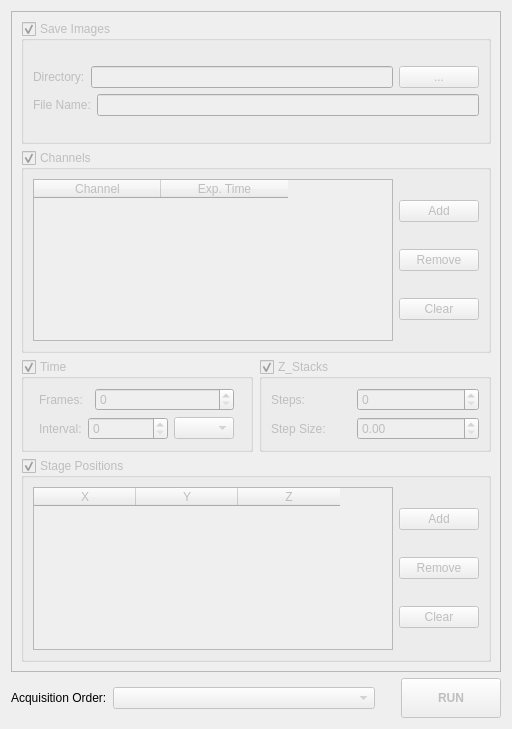
<?xml version="1.0" encoding="UTF-8"?>
<ui version="4.0">
 <class>Form</class>
 <widget class="QWidget" name="Form">
  <property name="geometry">
   <rect>
    <x>0</x>
    <y>0</y>
    <width>512</width>
    <height>729</height>
   </rect>
  </property>
  <property name="windowTitle">
   <string>Form</string>
  </property>
  <layout class="QGridLayout" name="gridLayout_17">
   <item row="0" column="0">
    <widget class="QScrollArea" name="scrollArea">
     <property name="widgetResizable">
      <bool>true</bool>
     </property>
     <widget class="QWidget" name="scrollAreaWidgetContents">
      <property name="geometry">
       <rect>
        <x>0</x>
        <y>0</y>
        <width>486</width>
        <height>651</height>
       </rect>
      </property>
      <layout class="QGridLayout" name="gridLayout_15">
       <item row="0" column="0">
        <layout class="QGridLayout" name="gridLayout_13">
         <item row="0" column="0">
          <widget class="QGroupBox" name="save_groupBox">
           <property name="enabled">
            <bool>false</bool>
           </property>
           <property name="minimumSize">
            <size>
             <width>0</width>
             <height>123</height>
            </size>
           </property>
           <property name="title">
            <string>Save Images</string>
           </property>
           <property name="checkable">
            <bool>true</bool>
           </property>
           <layout class="QGridLayout" name="gridLayout_14">
            <item row="0" column="0">
             <layout class="QGridLayout" name="gridLayout">
              <item row="1" column="0">
               <layout class="QHBoxLayout" name="horizontalLayout_2">
                <item>
                 <widget class="QLabel" name="label_2">
                  <property name="text">
                   <string>File Name:</string>
                  </property>
                 </widget>
                </item>
                <item>
                 <widget class="QLineEdit" name="fname_lineEdit"/>
                </item>
               </layout>
              </item>
              <item row="0" column="0">
               <layout class="QHBoxLayout" name="horizontalLayout">
                <item>
                 <widget class="QLabel" name="label">
                  <property name="text">
                   <string>Directory:</string>
                  </property>
                 </widget>
                </item>
                <item>
                 <widget class="QLineEdit" name="dir_lineEdit">
                  <property name="readOnly">
                   <bool>true</bool>
                  </property>
                 </widget>
                </item>
                <item>
                 <widget class="QPushButton" name="browse_save_Button">
                  <property name="text">
                   <string>...</string>
                  </property>
                 </widget>
                </item>
               </layout>
              </item>
             </layout>
            </item>
           </layout>
          </widget>
         </item>
         <item row="1" column="0">
          <widget class="QGroupBox" name="channel_groupBox">
           <property name="enabled">
            <bool>false</bool>
           </property>
           <property name="title">
            <string>Channels</string>
           </property>
           <property name="checkable">
            <bool>true</bool>
           </property>
           <layout class="QGridLayout" name="gridLayout_7">
            <item row="0" column="0">
             <layout class="QGridLayout" name="gridLayout_2">
              <item row="0" column="0">
               <widget class="QTableWidget" name="channel_tableWidget">
                <property name="columnCount">
                 <number>2</number>
                </property>
                <attribute name="horizontalHeaderDefaultSectionSize">
                 <number>127</number>
                </attribute>
                <attribute name="verticalHeaderVisible">
                 <bool>false</bool>
                </attribute>
                <column>
                 <property name="text">
                  <string>Channel</string>
                 </property>
                </column>
                <column>
                 <property name="text">
                  <string>Exp. Time</string>
                 </property>
                </column>
               </widget>
              </item>
              <item row="0" column="1">
               <layout class="QVBoxLayout" name="verticalLayout">
                <item>
                 <widget class="QPushButton" name="add_ch_Button">
                  <property name="text">
                   <string>Add</string>
                  </property>
                 </widget>
                </item>
                <item>
                 <widget class="QPushButton" name="remove_ch_Button">
                  <property name="text">
                   <string>Remove</string>
                  </property>
                 </widget>
                </item>
                <item>
                 <widget class="QPushButton" name="clear_ch_Button">
                  <property name="text">
                   <string>Clear</string>
                  </property>
                 </widget>
                </item>
               </layout>
              </item>
             </layout>
            </item>
           </layout>
          </widget>
         </item>
         <item row="2" column="0">
          <layout class="QGridLayout" name="gridLayout_10">
           <item row="0" column="1">
            <widget class="QGroupBox" name="stack_groupBox">
             <property name="enabled">
              <bool>false</bool>
             </property>
             <property name="title">
              <string>Z_Stacks</string>
             </property>
             <property name="checkable">
              <bool>true</bool>
             </property>
             <layout class="QGridLayout" name="gridLayout_9">
              <item row="0" column="0">
               <layout class="QGridLayout" name="gridLayout_6">
                <item row="0" column="0">
                 <layout class="QHBoxLayout" name="horizontalLayout_3">
                  <item>
                   <widget class="QLabel" name="label_8">
                    <property name="sizePolicy">
                     <sizepolicy hsizetype="Preferred" vsizetype="Preferred">
                      <horstretch>0</horstretch>
                      <verstretch>0</verstretch>
                     </sizepolicy>
                    </property>
                    <property name="maximumSize">
                     <size>
                      <width>80</width>
                      <height>16777215</height>
                     </size>
                    </property>
                    <property name="text">
                     <string>Steps:</string>
                    </property>
                   </widget>
                  </item>
                  <item>
                   <widget class="QSpinBox" name="step_spinBox">
                    <property name="sizePolicy">
                     <sizepolicy hsizetype="Preferred" vsizetype="Fixed">
                      <horstretch>0</horstretch>
                      <verstretch>0</verstretch>
                     </sizepolicy>
                    </property>
                    <property name="minimumSize">
                     <size>
                      <width>70</width>
                      <height>0</height>
                     </size>
                    </property>
                    <property name="maximumSize">
                     <size>
                      <width>16777215</width>
                      <height>16777215</height>
                     </size>
                    </property>
                    <property name="maximum">
                     <number>10000</number>
                    </property>
                   </widget>
                  </item>
                 </layout>
                </item>
                <item row="1" column="0">
                 <layout class="QHBoxLayout" name="horizontalLayout_4">
                  <item>
                   <widget class="QLabel" name="label_7">
                    <property name="maximumSize">
                     <size>
                      <width>80</width>
                      <height>16777215</height>
                     </size>
                    </property>
                    <property name="text">
                     <string>Step Size:</string>
                    </property>
                   </widget>
                  </item>
                  <item>
                   <widget class="QDoubleSpinBox" name="step_size_doubleSpinBox">
                    <property name="minimumSize">
                     <size>
                      <width>70</width>
                      <height>0</height>
                     </size>
                    </property>
                    <property name="maximum">
                     <double>10000.000000000000000</double>
                    </property>
                   </widget>
                  </item>
                 </layout>
                </item>
               </layout>
              </item>
             </layout>
            </widget>
           </item>
           <item row="0" column="0">
            <widget class="QGroupBox" name="time_groupBox">
             <property name="enabled">
              <bool>false</bool>
             </property>
             <property name="title">
              <string>Time</string>
             </property>
             <property name="checkable">
              <bool>true</bool>
             </property>
             <layout class="QGridLayout" name="gridLayout_8">
              <item row="0" column="0">
               <layout class="QGridLayout" name="gridLayout_5">
                <item row="0" column="0">
                 <layout class="QGridLayout" name="gridLayout_4">
                  <item row="0" column="0">
                   <widget class="QLabel" name="label_3">
                    <property name="maximumSize">
                     <size>
                      <width>50</width>
                      <height>16777215</height>
                     </size>
                    </property>
                    <property name="text">
                     <string>Frames:</string>
                    </property>
                   </widget>
                  </item>
                  <item row="0" column="1">
                   <widget class="QSpinBox" name="frames_spinBox">
                    <property name="maximum">
                     <number>10000</number>
                    </property>
                   </widget>
                  </item>
                 </layout>
                </item>
                <item row="1" column="0">
                 <layout class="QGridLayout" name="gridLayout_3">
                  <item row="0" column="0">
                   <widget class="QLabel" name="label_4">
                    <property name="maximumSize">
                     <size>
                      <width>50</width>
                      <height>16777215</height>
                     </size>
                    </property>
                    <property name="text">
                     <string>Interval:</string>
                    </property>
                   </widget>
                  </item>
                  <item row="0" column="1">
                   <widget class="QSpinBox" name="interval_spinBox">
                    <property name="minimumSize">
                     <size>
                      <width>80</width>
                      <height>0</height>
                     </size>
                    </property>
                    <property name="maximumSize">
                     <size>
                      <width>50</width>
                      <height>16777215</height>
                     </size>
                    </property>
                    <property name="maximum">
                     <number>10000</number>
                    </property>
                   </widget>
                  </item>
                  <item row="0" column="2">
                   <widget class="QComboBox" name="time_comboBox">
                    <property name="maximumSize">
                     <size>
                      <width>60</width>
                      <height>16777215</height>
                     </size>
                    </property>
                   </widget>
                  </item>
                 </layout>
                </item>
               </layout>
              </item>
             </layout>
            </widget>
           </item>
          </layout>
         </item>
         <item row="3" column="0">
          <widget class="QGroupBox" name="stage_pos_groupBox">
           <property name="enabled">
            <bool>false</bool>
           </property>
           <property name="title">
            <string>Stage Positions</string>
           </property>
           <property name="checkable">
            <bool>true</bool>
           </property>
           <layout class="QGridLayout" name="gridLayout_12">
            <item row="0" column="0">
             <widget class="QTableWidget" name="stage_tableWidget">
              <property name="columnCount">
               <number>3</number>
              </property>
              <attribute name="horizontalHeaderDefaultSectionSize">
               <number>102</number>
              </attribute>
              <attribute name="verticalHeaderVisible">
               <bool>false</bool>
              </attribute>
              <column>
               <property name="text">
                <string>X</string>
               </property>
              </column>
              <column>
               <property name="text">
                <string>Y</string>
               </property>
              </column>
              <column>
               <property name="text">
                <string>Z</string>
               </property>
              </column>
             </widget>
            </item>
            <item row="0" column="1">
             <layout class="QGridLayout" name="gridLayout_11">
              <item row="0" column="0">
               <widget class="QPushButton" name="add_pos_Button">
                <property name="text">
                 <string>Add</string>
                </property>
               </widget>
              </item>
              <item row="1" column="0">
               <widget class="QPushButton" name="remove_pos_Button">
                <property name="text">
                 <string>Remove</string>
                </property>
               </widget>
              </item>
              <item row="2" column="0">
               <widget class="QPushButton" name="clear_pos_Button">
                <property name="text">
                 <string>Clear</string>
                </property>
               </widget>
              </item>
             </layout>
            </item>
           </layout>
          </widget>
         </item>
        </layout>
       </item>
      </layout>
     </widget>
    </widget>
   </item>
   <item row="1" column="0">
    <layout class="QGridLayout" name="gridLayout_16">
     <item row="0" column="0">
      <layout class="QHBoxLayout" name="run_btn_layout">
       <property name="topMargin">
        <number>0</number>
       </property>
       <item>
        <widget class="QLabel" name="acquisition_order_label">
         <property name="maximumSize">
          <size>
           <width>16777215</width>
           <height>16777215</height>
          </size>
         </property>
         <property name="text">
          <string>Acquisition Order:</string>
         </property>
        </widget>
       </item>
       <item>
        <widget class="QComboBox" name="acquisition_order_comboBox">
         <property name="enabled">
          <bool>false</bool>
         </property>
         <property name="sizePolicy">
          <sizepolicy hsizetype="MinimumExpanding" vsizetype="Fixed">
           <horstretch>0</horstretch>
           <verstretch>0</verstretch>
          </sizepolicy>
         </property>
        </widget>
       </item>
       <item>
        <spacer name="run_spacer">
         <property name="orientation">
          <enum>Qt::Horizontal</enum>
         </property>
         <property name="sizeType">
          <enum>QSizePolicy::Preferred</enum>
         </property>
         <property name="sizeHint" stdset="0">
          <size>
           <width>20</width>
           <height>20</height>
          </size>
         </property>
        </spacer>
       </item>
       <item>
        <widget class="QPushButton" name="run_Button">
         <property name="enabled">
          <bool>false</bool>
         </property>
         <property name="minimumSize">
          <size>
           <width>100</width>
           <height>40</height>
          </size>
         </property>
         <property name="font">
          <font>
           <family>Arial</family>
           <weight>75</weight>
           <bold>true</bold>
          </font>
         </property>
         <property name="text">
          <string>RUN</string>
         </property>
        </widget>
       </item>
      </layout>
     </item>
    </layout>
   </item>
  </layout>
 </widget>
 <resources/>
 <connections/>
</ui>
